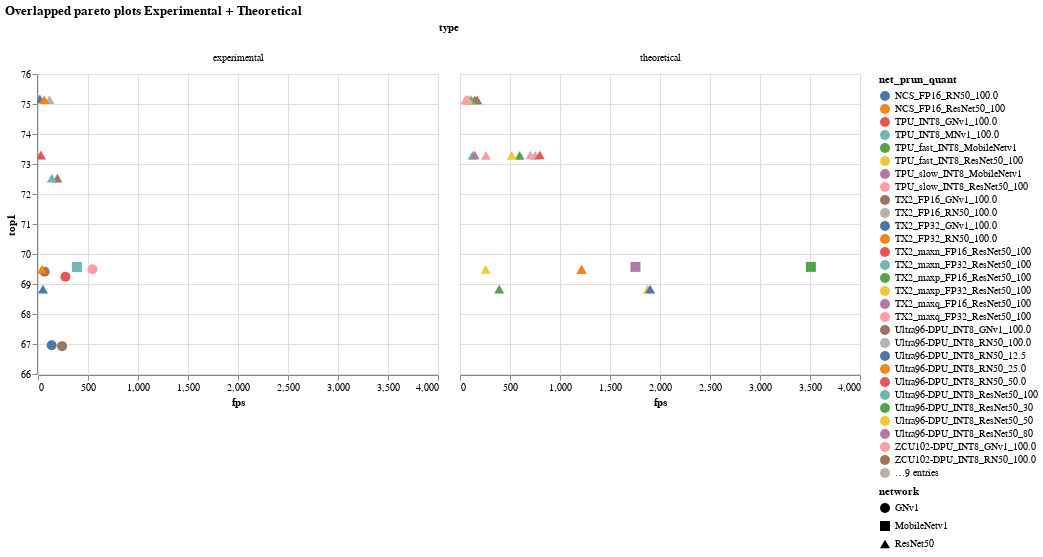

Notebook cell for this chart:
### Code cell
#hide_input
chart =get_point_chart_side_by_side(df= df_pareto, color_groupcol= 'net_prun_quant', shape_groupcol= 'network', size_groupcol='size', scheme='purplered', xcol= 'fps', ycol= 'top1', column = 'type')
#chart =get_point_chart_side_by_side(df= df_pareto, color_groupcol= 'network', shape_groupcol= 'net_prun_quant', size_groupcol='size', scheme='purplered', xcol= 'fps', ycol= 'top1', column = 'type')


#df_pareto_charts = get_several_paretos_df(list_df = [df_theo, df_exper], groupcol='net_prun_quant' , xcol='fps' , ycol='top1', colors=['#FFA500', '#0066CC'])
#pareto_charts = df_pareto_charts.charts.sum(numeric_only = False)

chart.properties(title='Overlapped pareto plots Experimental + Theoretical')   # + pareto_charts

### Figure 1 — Vega-Lite specification as saved in the notebook (floating-point values rounded to 4 significant figures)
{"config": {"view": {"continuousWidth": 400, "continuousHeight": 300}}, "data": {"name": "data-186563c903ade2de15c3f326d5e128a3"}, "mark": {"type": "point", "filled": true, "opacity": 1, "size": 100}, "encoding": {"color": {"type": "nominal", "field": "net_prun_quant"}, "column": {"type": "nominal", "field": "type"}, "shape": {"type": "nominal", "field": "network"}, "tooltip": [{"type": "nominal", "field": "net_prun_quant"}, {"type": "nominal", "field": "network"}, {"type": "quantitative", "field": "fps"}, {"type": "nominal", "field": "top1"}], "x": {"type": "quantitative", "field": "fps"}, "y": {"type": "quantitative", "field": "top1", "scale": {"zero": false}}}, "selection": {"selector017": {"type": "interval", "bind": "scales", "encodings": ["x", "y"]}}, "title": "Overlapped pareto plots Experimental + Theoretical", "$schema": "https://vega.github.io/schema/vega-lite/v4.0.2.json", "datasets": {"data-186563c903ade2de15c3f326d5e128a3": [{"net_prun_quant": "TPU_fast_INT8_MobileNetv1", "top1": "69.57", "fps": 3509.0, "network": "MobileNetv1", "type": "theoretical", "hardware": "TPU", "batch/thread/stream": null, "size": 20}, {"net_prun_quant": "TPU_slow_INT8_MobileNetv1", "top1": "69.57", "fps": 1754.0, "network": "MobileNetv1", "type": "theoretical", "hardware": "TPU", "batch/thread/stream": null, "size": 20}, {"net_prun_quant": "Ultra96-DPU_INT8_ResNet50_100 ", "top1": "73.29", "fps": 124.4, "network": "ResNet50", "type": "theoretical", "hardware": "Ultra96-DPU", "batch/thread/stream": null, "size": 20}, {"net_prun_quant": "ZCU104-DPU_INT8_ResNet50_100 ", "top1": "73.29", "fps": 595.9, "network": "ResNet50", "type": "theoretical", "hardware": "ZCU104-DPU", "batch/thread/stream": null, "size": 20}, {"net_prun_quant": "ZCU102-DPU_INT8_ResNet50_100 ", "top1": "73.29", "fps": 752.9, "network": "ResNet50", "type": "theoretical", "hardware": "ZCU102-DPU", "batch/thread/stream": null, "size": 20}, {"net_prun_quant": "TPU_fast_INT8_ResNet50_100 ", "top1": "73.29", "fps": 518.1, "network": "ResNet50", "type": "theoretical", "hardware": "TPU", "batch/thread/stream": null, "size": 20}, {"net_prun_quant": "TPU_slow_INT8_ResNet50_100 ", "top1": "73.29", "fps": 259.1, "network": "ResNet50", "type": "theoretical", "hardware": "TPU", "batch/thread/stream": null, "size": 20}, {"net_prun_quant": "Ultra96-DPU_INT8_ResNet50_80 ", "top1": "73.30", "fps": 146.8, "network": "ResNet50", "type": "theoretical", "hardware": "Ultra96-DPU", "batch/thread/stream": null, "size": 20}, {"net_prun_quant": "ZCU104-DPU_INT8_ResNet50_80 ", "top1": "73.30", "fps": 703.4, "network": "ResNet50", "type": "theoretical", "hardware": "ZCU104-DPU", "batch/thread/stream": null, "size": 20}, {"net_prun_quant": "ZCU102-DPU_INT8_ResNet50_80 ", "top1": "73.30", "fps": 797.5, "network": "ResNet50", "type": "theoretical", "hardware": "ZCU102-DPU", "batch/thread/stream": null, "size": 20}, {"net_prun_quant": "Ultra96-DPU_INT8_ResNet50_50 ", "top1": "69.49", "fps": 256.0, "network": "ResNet50", "type": "theoretical", "hardware": "Ultra96-DPU", "batch/thread/stream": null, "size": 20}, {"net_prun_quant": "ZCU104-DPU_INT8_ResNet50_50 ", "top1": "69.49", "fps": 1216.0, "network": "ResNet50", "type": "theoretical", "hardware": "ZCU104-DPU", "batch/thread/stream": null, "size": 20}, {"net_prun_quant": "ZCU102-DPU_INT8_ResNet50_50 ", "top1": "69.49", "fps": 1216.0, "network": "ResNet50", "type": "theoretical", "hardware": "ZCU102-DPU", "batch/thread/stream": null, "size": 20}, {"net_prun_quant": "Ultra96-DPU_INT8_ResNet50_30 ", "top1": "68.83", "fps": 391.8, "network": "ResNet50", "type": "theoretical", "hardware": "Ultra96-DPU", "batch/thread/stream": null, "size": 20}, {"net_prun_quant": "ZCU104-DPU_INT8_ResNet50_30 ", "top1": "68.83", "fps": 1878.0, "network": "ResNet50", "type": "theoretical", "hardware": "ZCU104-DPU", "batch/thread/stream": null, "size": 20}, {"net_prun_quant": "ZCU102-DPU_INT8_ResNet50_30 ", "top1": "68.83", "fps": 1901.0, "network": "ResNet50", "type": "theoretical", "hardware": "ZCU102-DPU", "batch/thread/stream": null, "size": 20}, {"net_prun_quant": "TX2_maxn_FP16_ResNet50_100 ", "top1": "75.14", "fps": 172.3, "network": "ResNet50", "type": "theoretical", "hardware": "TX2", "batch/thread/stream": null, "size": 20}, {"net_prun_quant": "TX2_maxp_FP16_ResNet50_100 ", "top1": "75.14", "fps": 149.0, "network": "ResNet50", "type": "theoretical", "hardware": "TX2", "batch/thread/stream": null, "size": 20}, {"net_prun_quant": "TX2_maxq_FP16_ResNet50_100 ", "top1": "75.14", "fps": 112.7, "network": "ResNet50", "type": "theoretical", "hardware": "TX2", "batch/thread/stream": null, "size": 20}, {"net_prun_quant": "NCS_FP16_ResNet50_100 ", "top1": "75.14", "fps": 64.77, "network": "ResNet50", "type": "theoretical", "hardware": "NCS", "batch/thread/stream": null, "size": 20}, {"net_prun_quant": "TX2_maxn_FP32_ResNet50_100 ", "top1": "75.15", "fps": 86.79, "network": "ResNet50", "type": "theoretical", "hardware": "TX2", "batch/thread/stream": null, "size": 20}, {"net_prun_quant": "TX2_maxp_FP32_ResNet50_100 ", "top1": "75.15", "fps": 73.83, "network": "ResNet50", "type": "theoretical", "hardware": "TX2", "batch/thread/stream": null, "size": 20}, {"net_prun_quant": "TX2_maxq_FP32_ResNet50_100 ", "top1": "75.15", "fps": 56.99, "network": "ResNet50", "type": "theoretical", "hardware": "TX2", "batch/thread/stream": null, "size": 20}, {"net_prun_quant": "NCS_FP16_RN50_100.0", "top1": 75.17, "fps": 18.27, "network": "ResNet50", "type": "experimental", "hardware": "NCS", "batch/thread/stream": 128.0, "size": 120}, {"net_prun_quant": "TPU_INT8_GNv1_100.0", "top1": 69.24, "fps": 274.1, "network": "GNv1", "type": "experimental", "hardware": "TPU", "batch/thread/stream": 1.0, "size": 120}, {"net_prun_quant": "TPU_INT8_MNv1_100.0", "top1": 69.57, "fps": 389.0, "network": "MobileNetv1", "type": "experimental", "hardware": "TPU", "batch/thread/stream": 1.0, "size": 120}, {"net_prun_quant": "TX2_FP16_GNv1_100.0", "top1": 66.93, "fps": 240.7, "network": "GNv1", "type": "experimental", "hardware": "TX2", "batch/thread/stream": 128.0, "size": 120}, {"net_prun_quant": "TX2_FP16_RN50_100.0", "top1": 75.14, "fps": 114.0, "network": "ResNet50", "type": "experimental", "hardware": "TX2", "batch/thread/stream": 128.0, "size": 120}, {"net_prun_quant": "TX2_FP32_GNv1_100.0", "top1": 66.96, "fps": 136.3, "network": "GNv1", "type": "experimental", "hardware": "TX2", "batch/thread/stream": 128.0, "size": 120}, {"net_prun_quant": "TX2_FP32_RN50_100.0", "top1": 75.15, "fps": 61.51, "network": "ResNet50", "type": "experimental", "hardware": "TX2", "batch/thread/stream": 128.0, "size": 120}, {"net_prun_quant": "Ultra96-DPU_INT8_GNv1_100.0", "top1": 69.41, "fps": 66.51, "network": "GNv1", "type": "experimental", "hardware": "Ultra96-DPU", "batch/thread/stream": 8.0, "size": 120}, {"net_prun_quant": "Ultra96-DPU_INT8_RN50_100.0", "top1": 73.29, "fps": 26.56, "network": "ResNet50", "type": "experimental", "hardware": "Ultra96-DPU", "batch/thread/stream": 8.0, "size": 120}, {"net_prun_quant": "Ultra96-DPU_INT8_RN50_12.5", "top1": 68.83, "fps": 49.58, "network": "ResNet50", "type": "experimental", "hardware": "Ultra96-DPU", "batch/thread/stream": 8.0, "size": 120}, {"net_prun_quant": "Ultra96-DPU_INT8_RN50_25.0", "top1": 69.49, "fps": 39.62, "network": "ResNet50", "type": "experimental", "hardware": "Ultra96-DPU", "batch/thread/stream": 8.0, "size": 120}, {"net_prun_quant": "Ultra96-DPU_INT8_RN50_50.0", "top1": 73.3, "fps": 29.4, "network": "ResNet50", "type": "experimental", "hardware": "Ultra96-DPU", "batch/thread/stream": 8.0, "size": 120}, {"net_prun_quant": "ZCU102-DPU_INT8_GNv1_100.0", "top1": 69.49, "fps": 544.7, "network": "GNv1", "type": "experimental", "hardware": "ZCU102-DPU", "batch/thread/stream": 8.0, "size": 120}, {"net_prun_quant": "ZCU102-DPU_INT8_RN50_100.0", "top1": 72.53, "fps": 193.8, "network": "ResNet50", "type": "experimental", "hardware": "ZCU102-DPU", "batch/thread/stream": 8.0, "size": 120}, {"net_prun_quant": "ZCU104-DPU_INT8_RN50_100.0", "top1": 72.53, "fps": 138.3, "network": "ResNet50", "type": "experimental", "hardware": "ZCU104-DPU", "batch/thread/stream": 8.0, "size": 120}]}}
